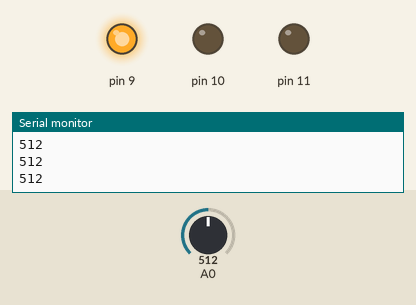
Simulated run of this sketch. Board: Arduino Uno, built with avr-gcc and run on an emulated ATmega328P. On the bench: output pins drawn as LEDs (lit = HIGH), the last lines printed to the serial monitor. Inputs (shaded band) come from the test bench; at power-on: A0 = 512.

Above: at 1.2 s.
1.3 s: A0 set to 587
2.8 s: A0 set to 609
At 3.5 s:
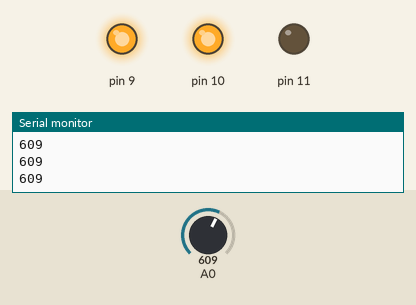
4.3 s: A0 set to 882
5.8 s: A0 set to 915
At 7.0 s:
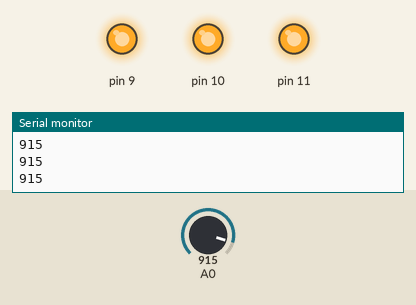
7.3 s: A0 set to 900
At 8.1 s:
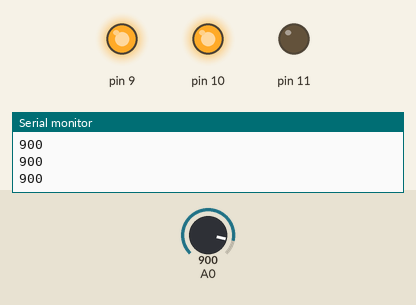
8.8 s: A0 set to 1023
At 9.3 s:
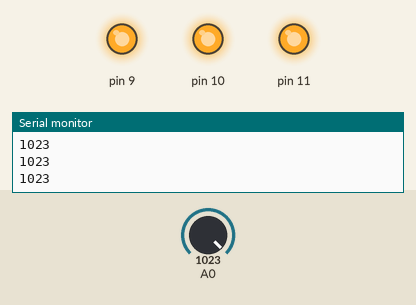
Timing chart, 0 to 11.3 s (numbered marks = the images above; inputs shaded):
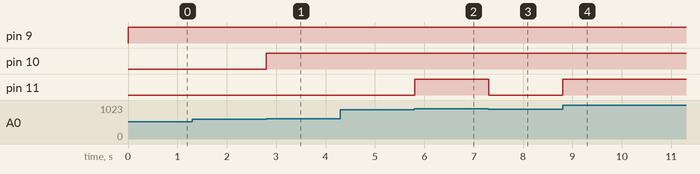

The sketch:

sketch_apr16b.ino
```cpp
void setup() {
  pinMode(A0,INPUT);
  pinMode(9,OUTPUT);
  pinMode(10,OUTPUT);
  pinMode(11,OUTPUT);
  Serial.begin(9600);
}

void loop() {
  Serial.println(analogRead(A0));
  int a = analogRead(A0);
  if(a > 900) {
    digitalWrite(11,HIGH);
    digitalWrite(10,HIGH);
    digitalWrite(9,HIGH);
  } else if(a>600) {
    digitalWrite(11,LOW);
    digitalWrite(10,HIGH);
    digitalWrite(9,HIGH);
  } else if(a>300) {
    digitalWrite(11,LOW);
    digitalWrite(10,LOW);
    digitalWrite(9,HIGH);
  } else {
    digitalWrite(11,LOW);
    digitalWrite(10,LOW);
    digitalWrite(9,HIGH);
  }
}
```

Measured:
- the behaviour switches between 600 and 601 on A0 (found by bisection; images 0 and 1)
- the behaviour switches between 900 and 901 on A0 (found by bisection; images 1 and 2)
- after the input at 2.8 s, pin 10: LOW → HIGH at once
- after the input at 5.8 s, pin 11: LOW → HIGH at once
- after the input at 7.3 s, pin 11: HIGH → LOW at once
- after the input at 8.8 s, pin 11: LOW → HIGH at once
